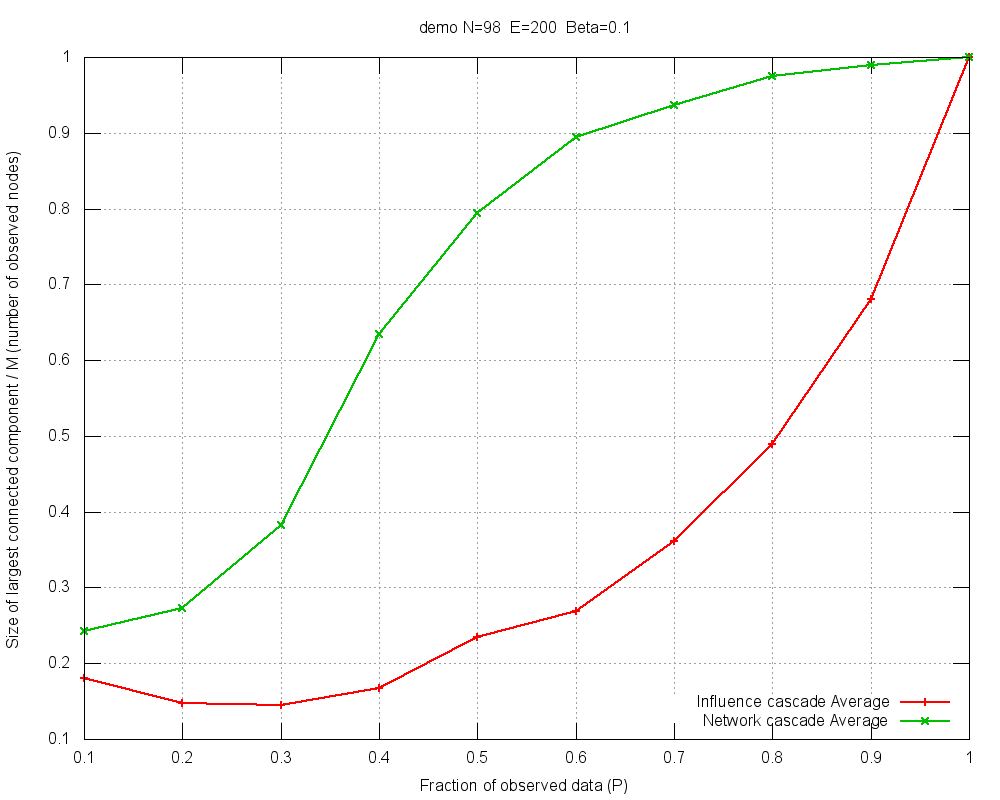

Recreate this plot in gnuplot.
#
# demo N=98  E=200  Beta=0.1 (Thu Mar 20 14:49:29 2014)
#

set title "demo N=98  E=200  Beta=0.1"
set key bottom right
set autoscale
set grid
set xlabel "Fraction of observed data (P)"
set ylabel "Size of largest connected component / M (number of observed nodes)"
set tics scale 2
set terminal png size 1000,800
set output 'mxSz-demo-B010.png'
plot 	"mxSz-demo-B010.tab" using 1:3 title "Influence cascade Average" with linespoints lw 2,\
	"mxSz-demo-B010.tab" using 1:2 title "Network cascade Average" with linespoints lw 2
